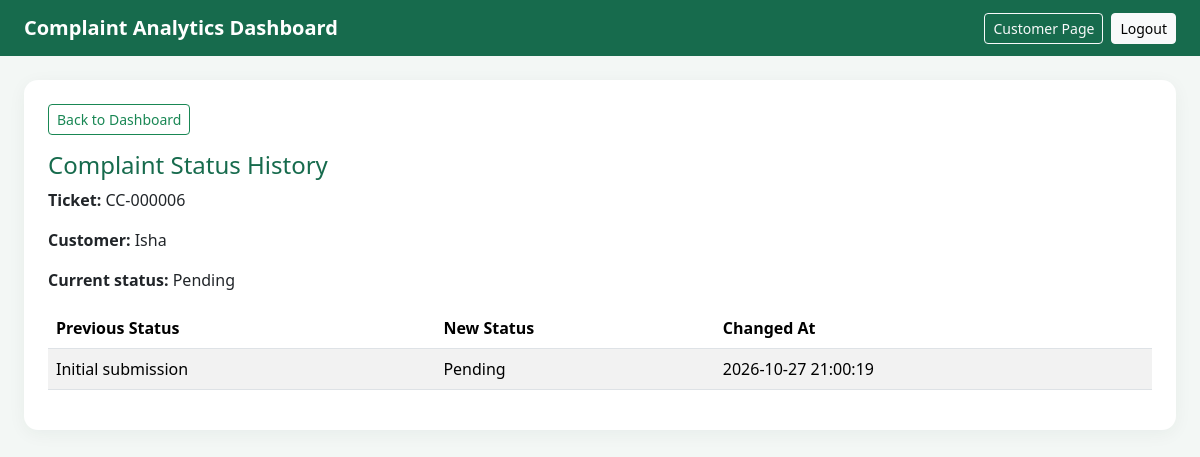
/admin/history/6 (signed in), run on the app's committed database.
### tables this page shows
CREATE TABLE complaints(id INTEGER PRIMARY KEY AUTOINCREMENT,name TEXT NOT NULL,email TEXT NOT NULL,complaint TEXT NOT NULL,category TEXT NOT NULL,priority TEXT NOT NULL,department TEXT NOT NULL,status TEXT NOT NULL DEFAULT 'Pending',created_at TEXT NOT NULL, customer_name TEXT NOT NULL DEFAULT '', nlp_category TEXT NOT NULL DEFAULT '', ann_category TEXT NOT NULL DEFAULT '', lstm_category TEXT NOT NULL DEFAULT '', ticket_id TEXT, sentiment TEXT DEFAULT 'Neutral', sentiment_score REAL DEFAULT 0, confidence REAL DEFAULT 0, updated_at TEXT DEFAULT '');

CREATE TABLE complaint_history (
            id INTEGER PRIMARY KEY AUTOINCREMENT,
            complaint_id INTEGER NOT NULL,
            old_status TEXT,
            new_status TEXT NOT NULL,
            changed_at TEXT NOT NULL,
            FOREIGN KEY (complaint_id) REFERENCES complaints(id)
        );

### app.py (the view)
@app.route("/admin/history/<int:complaint_id>")
@admin_required
def complaint_history(complaint_id):
    connection = get_db()
    complaint = connection.execute(
        "SELECT * FROM complaints WHERE id = ?",
        (complaint_id,)
    ).fetchone()
    history = connection.execute("""
        SELECT * FROM complaint_history
        WHERE complaint_id = ?
        ORDER BY id DESC
    """, (complaint_id,)).fetchall()
    connection.close()
    if complaint is None:
        flash("Complaint not found.", "danger")
        return redirect(url_for("dashboard"))
    return render_template(
        "dashboard.html",
        history_only=True,
        history_complaint=complaint,
        history=history,
        complaints=[],
        total=0,
        high_priority=0,
        pending=0,
        resolved=0,
        category_rows=[],
        priority_rows=[],
        status_rows=[],
        categories=CATEGORIES,
        priorities=PRIORITIES,
        statuses=STATUSES,
        filters={"search": "", "category": "", "priority": "", "status": ""}
    )

### app.py (called while the page is built)
def get_db():
    connection = sqlite3.connect(DB_PATH, timeout=10)
    connection.row_factory = sqlite3.Row
    connection.execute("PRAGMA foreign_keys = ON")
    return connection

def admin_required(function):
    @wraps(function)
    def decorated_function(*args, **kwargs):
        if not session.get("admin_logged_in"):
            flash("Please log in as administrator.", "warning")
            return redirect(url_for("admin_login"))
        return function(*args, **kwargs)
    return decorated_function

### templates/dashboard.html (shortened to what this page needs)
<!DOCTYPE html>
<html lang="en">
<head>
    <link href="https://cdn.jsdelivr.net/npm/bootstrap@5.3.3/dist/css/bootstrap.min.css" rel="stylesheet">
</head>
<body>
<nav class="navbar navbar-dark">
    <div class="container-fluid px-3 px-lg-4">
        <a class="navbar-brand fw-bold" href="{{ url_for('dashboard') }}">Complaint Analytics Dashboard</a>
        <div class="d-flex gap-2">
            <a class="btn btn-outline-light btn-sm" href="{{ url_for('index') }}">Customer Page</a>
            <a class="btn btn-light btn-sm" href="{{ url_for('admin_logout') }}">Logout</a>
        </div>
    </div>
</nav>
<div class="container-fluid px-3 px-lg-4 py-4">
    {% if history_only %}
    <div class="card panel">
        <div class="card-body p-4">
            <a href="{{ url_for('dashboard') }}" class="btn btn-outline-success btn-sm mb-3">Back to Dashboard</a>
            <h1 class="h4 section-title">Complaint Status History</h1>
            <p><strong>Ticket:</strong> {{ history_complaint.ticket_id }}</p>
            <p><strong>Customer:</strong> {{ history_complaint.name }}</p>
            <p><strong>Current status:</strong> {{ history_complaint.status }}</p>
            <div class="table-responsive">
                <table class="table table-striped align-middle">
                    <thead>
                    <tr><th>Previous Status</th><th>New Status</th><th>Changed At</th></tr>
                    </thead>
                    <tbody>
                    {% for item in history %}
                    <tr>
                        <td>{{ item.old_status or 'Initial submission' }}</td>
                        <td>{{ item.new_status }}</td>
                        <td>{{ item.changed_at }}</td>
                    </tr>
                    {% else %}
                    <tr><td colspan="3">No status history found.</td></tr>
                    {% endfor %}
                    </tbody>
                </table>
            </div>
        </div>
    </div>
    {% endif %}
</div>
</body>
</html>

### templates/dashboard.html (style rules this page uses)
body { background: #f3f7f5; color: #26352e; }
.navbar { background: #176b4d; }
.stat-card, .panel { border: 0; border-radius: 14px; box-shadow: 0 4px 18px #183b2b0d; }
.section-title { color: #176b4d; }
.table th { white-space: nowrap; }

### data on the page
complaints: ticket_id "CC-000006", name "Isha", status "Pending"
complaint_history: old_status "Initial submission", new_status "Pending", changed_at "2026-10-27 21:00:19"
